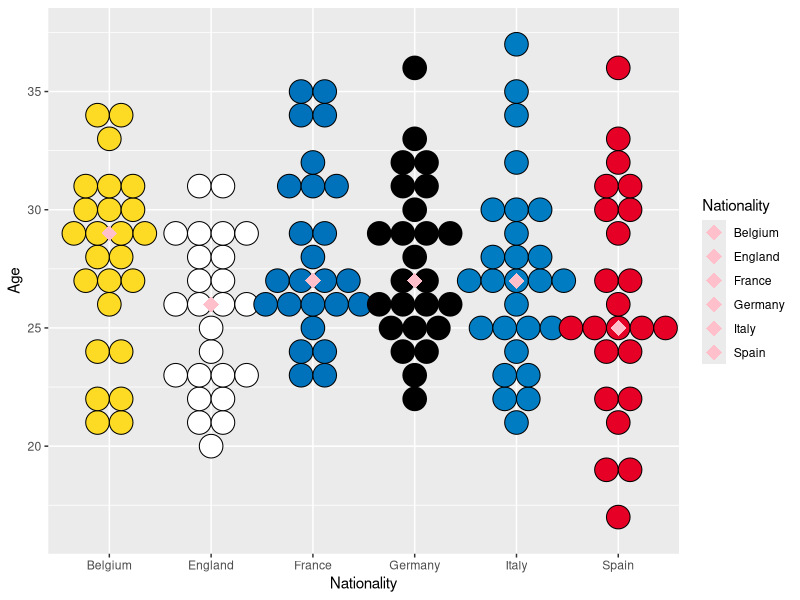
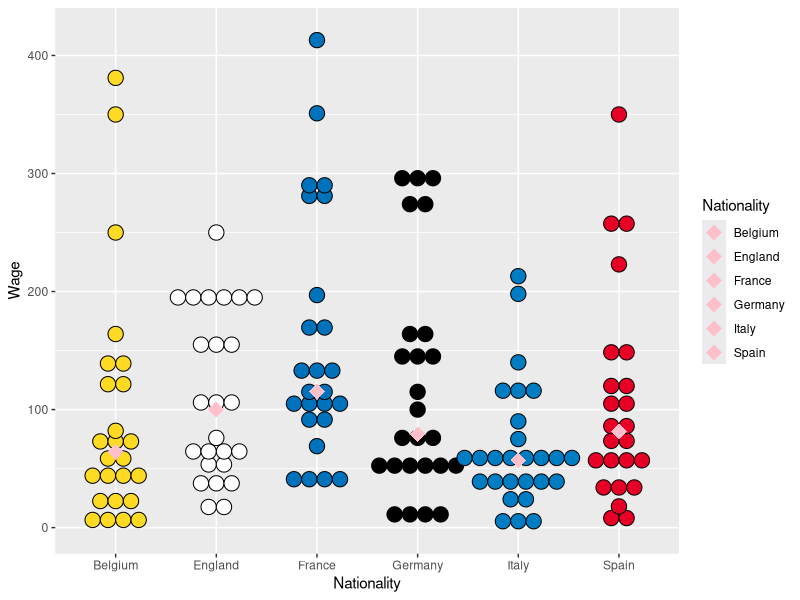
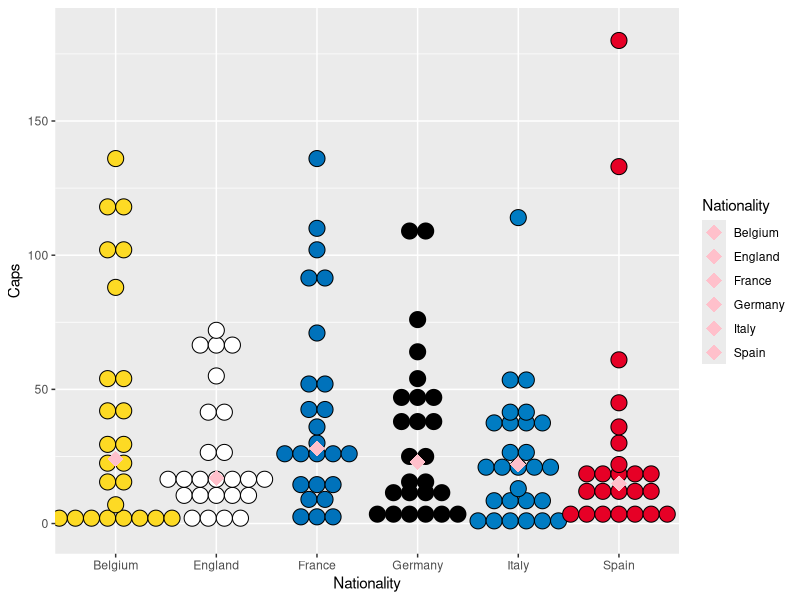
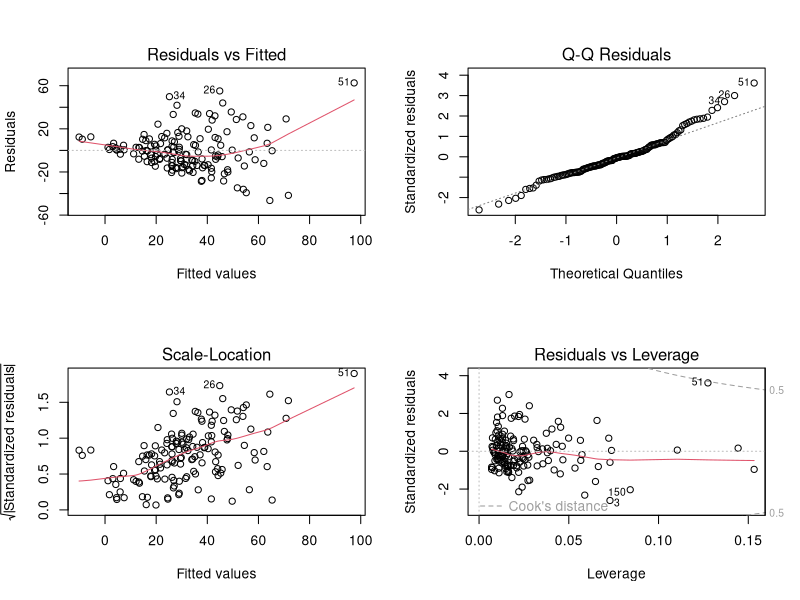
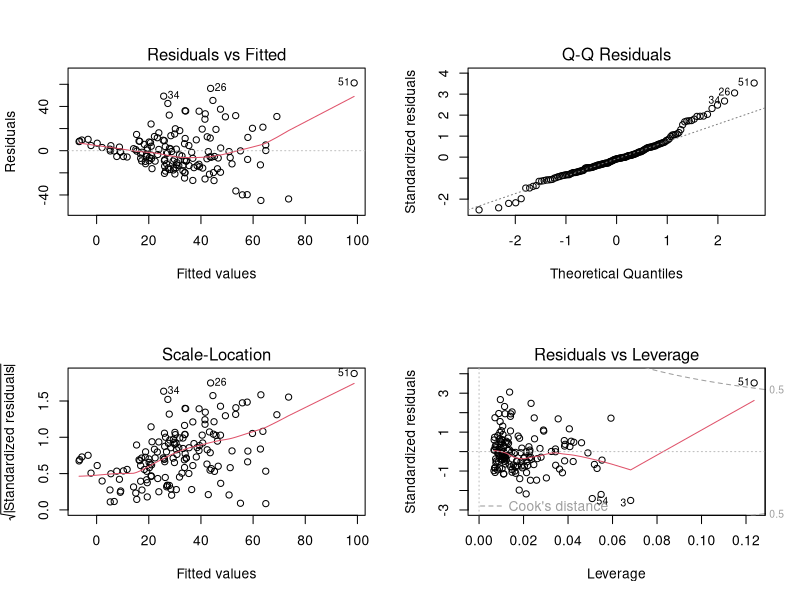
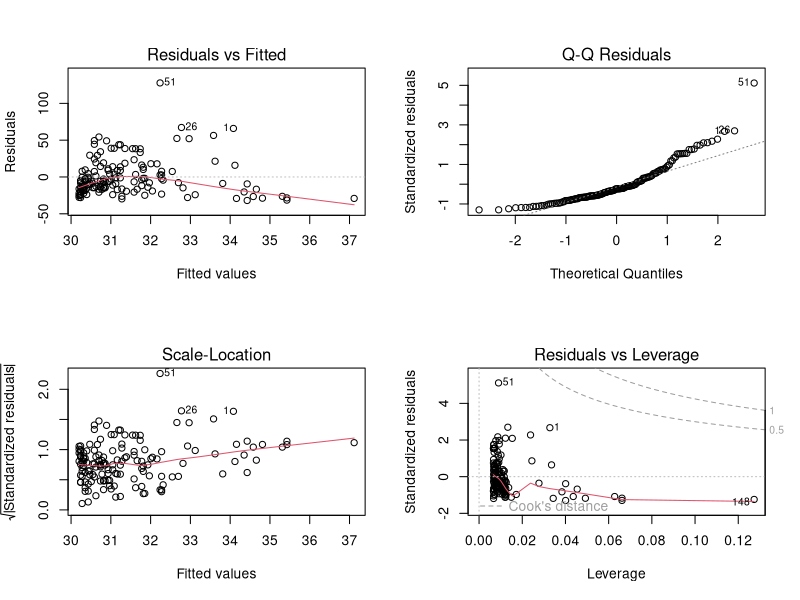
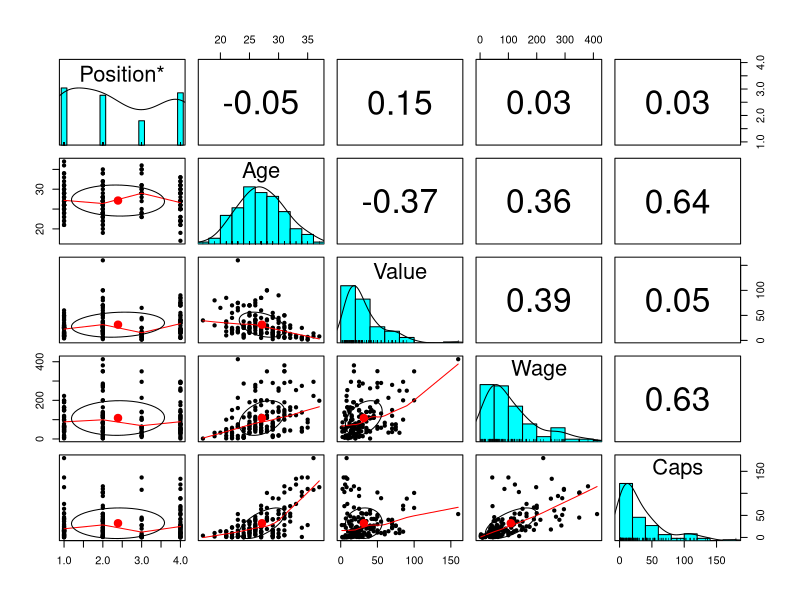
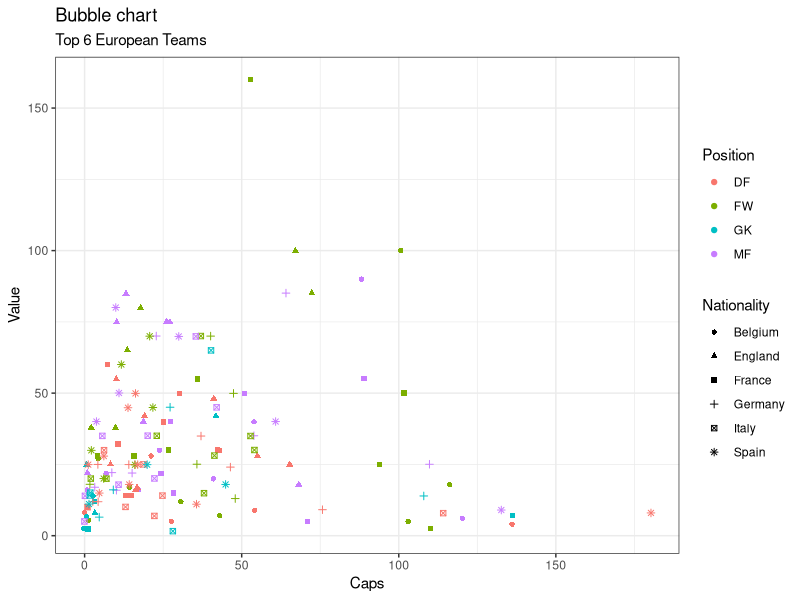

The R script that drew these images, in order:
## ---- chunk 1
knitr::opts_chunk$set(echo = TRUE)
library(tidyverse)
## ---- chunk 2
MoneyballData = read.csv("Moneyball Soccer Dataset.csv")
attach(MoneyballData)
# editing our dataset to extract data from
names(MoneyballData) = c("Players","Nationality","Club","Position","Age","Value","Wage","Caps") 
MoneyballData[9:13] <- list(NULL) # Remove some columns
 MoneyballData <- MoneyballData[-c(152:183), ] # Remove some rows
 MoneyballData <- MoneyballData %>% 
  arrange(Nationality, factor(Position, levels = c('FW', 'MF', 'DF', 'GK'))) # rearrange dataset for more user friendliness
## ---- chunk 3
# Dot Plots to see Equal Variance (value, wage and caps)
# Eaual variance is used to study equality of r population variances. If the r error variances σ_i^2 are equal, so will the expected values of the absolute deviations. Unequal error variances imply differing expected values of the absolute deviations 

# age
plot1 <- ggplot(MoneyballData, aes(x=Nationality, y=Age, fill = Nationality)) + scale_fill_manual(values=c("#FDDA24", "#FFFFFF", "#0072BB", "#000000", "#007CC3", "#E60026")) +
  geom_dotplot(binaxis='y', stackdir='center', binwidth = 1) + stat_summary(fun=median, geom="point", shape=18,
                 size=5, color="pink") 
plot1

# wage
plot2 <- ggplot(MoneyballData, aes(x=Nationality, y=Wage, fill = Nationality)) + scale_fill_manual(values=c("#FDDA24", "#FFFFFF", "#0072BB", "#000000", "#007CC3", "#E60026")) +
  geom_dotplot(binaxis='y', stackdir='center', binwidth = 13) + stat_summary(fun=median, geom="point", shape=18,
                 size=5, color="pink") 
plot2

# caps
plot3 <- ggplot(MoneyballData, aes(x=Nationality, y=Caps, fill = Nationality)) + scale_fill_manual(values=c("#FDDA24", "#FFFFFF", "#0072BB", "#000000", "#007CC3", "#E60026")) +
  geom_dotplot(binaxis='y', stackdir='center', binwidth = 6) + stat_summary(fun=median, geom="point", shape=18,
                 size=5, color="pink") 
plot3
## ---- chunk 4
attach(MoneyballData)
modelall <- lm(Value ~ Age + Wage + Caps)
summary(modelall)
par(mfrow=c(2,2))
plot(modelall) # The pattern in residual plot (Larger variance as fitted gets larger) but residual errors have mean value of zero, Normally distributed based on Q-Q plot, Errors have constant variance based on Scale-Location. Mbappe looks like a high leverage point based on Residuals vs Leverage.
## ---- chunk 5
modelwocaps <- lm(Value ~ Age + Wage)
summary(modelwocaps)
par(mfrow=c(2,2))
plot(modelwocaps) # same conclusions as modelall
## ---- chunk 6
modelcaps <- lm(Value ~ Caps)
summary(modelcaps)
par(mfrow=c(2,2))
plot(modelcaps) # bad Residuals vs. Fitted (Pattern in residual plot (smaller variance as fitted gets larger and residual errors have mean value not zero)
## ---- chunk 7
# correlation matrix between variables
library(psych)
pairs.panels(MoneyballData[4:8])
## ---- chunk 8
# bubble chart for 4-D data where variables can be both numerical or categorical
position_select <- MoneyballData[MoneyballData$Position %in% c("FW", "MF", "DF", "GK"), ]

# Plot setup and axis
theme_set(theme_bw())  
g <- ggplot(position_select, aes(Caps, Value)) + 
  labs(subtitle="Top 6 European Teams",
       title="Bubble chart")
# Bubble chart
par(mfrow=c(1,2))
g + geom_jitter(aes(col=Position, shape=Nationality)) 

# with linear regression line

# Plot to include linear regression line
theme_set(theme_bw())  
g <- ggplot(position_select, aes(Caps, Value)) + 
  labs(subtitle="Top 6 European Teams",
       title="Bubble chart with linear regression line")

g + geom_jitter(aes(col=Position, shape=Nationality)) + 
  geom_smooth(aes(col=Position), method="lm", se=F)
